Frame 1 (no input): blank canvas, image omitted
Frame 60 (no input): blank canvas, image omitted
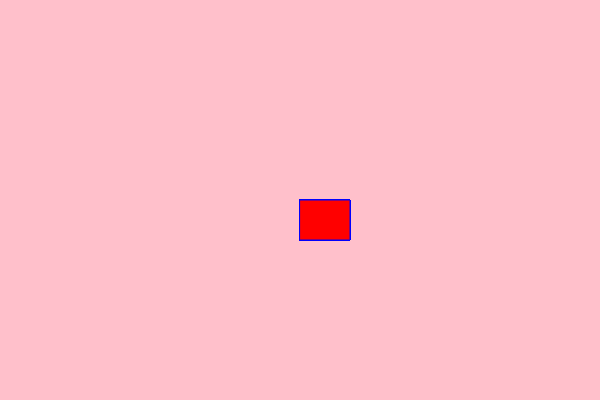
Frame 120 (the mouse pressed at the canvas centre since frame 60)

The p5.js sketch whose frames 1 and 60 were blank and that drew this single picture after the mouse press (run headless with seeded random() and noise() and a simulated clock; from frame 60 on, the mouse is pressed at the canvas centre):

// p5.js sketch
// ── sketch.js
function setup() {
  createCanvas(600, 400);
  background("pink")
}

 function draw() {
   stroke("blue");
fill("red");
   
 
  
if(mouseIsPressed){
  rect(mouseX,mouseY, 50, 40)
}
}
